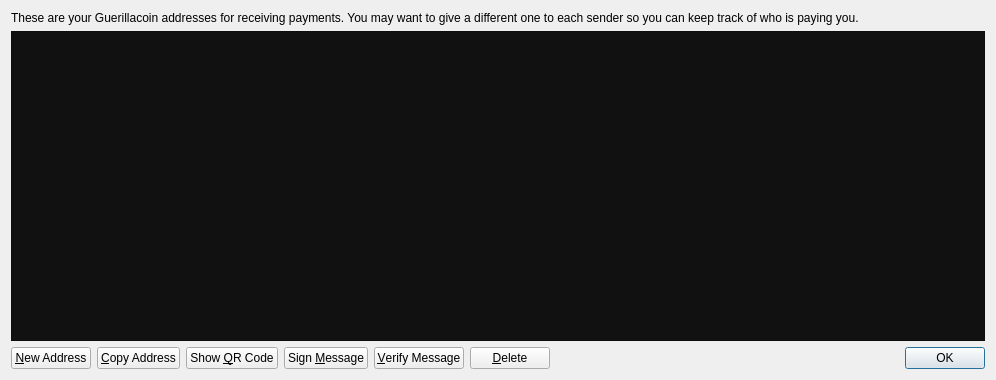
<?xml version="1.0" encoding="UTF-8"?>
<ui version="4.0">
 <class>AddressBookPage</class>
 <widget class="QWidget" name="AddressBookPage">
  <property name="geometry">
   <rect>
    <x>0</x>
    <y>0</y>
    <width>996</width>
    <height>380</height>
   </rect>
  </property>
  <property name="windowTitle">
   <string>Address Book</string>
  </property>
  <layout class="QVBoxLayout" name="verticalLayout">
   <item>
    <widget class="QLabel" name="labelExplanation">
     <property name="text">
      <string>These are your Guerillacoin addresses for receiving payments. You may want to give a different one to each sender so you can keep track of who is paying you.</string>
     </property>
     <property name="textFormat">
      <enum>Qt::PlainText</enum>
     </property>
     <property name="wordWrap">
      <bool>true</bool>
     </property>
    </widget>
   </item>
   <item>
    <widget class="QTableView" name="tableView">
     <property name="palette">
      <palette>
       <active>
        <colorrole role="WindowText">
         <brush brushstyle="SolidPattern">
          <color alpha="255">
           <red>255</red>
           <green>255</green>
           <blue>255</blue>
          </color>
         </brush>
        </colorrole>
        <colorrole role="Button">
         <brush brushstyle="SolidPattern">
          <color alpha="255">
           <red>17</red>
           <green>17</green>
           <blue>17</blue>
          </color>
         </brush>
        </colorrole>
        <colorrole role="Text">
         <brush brushstyle="SolidPattern">
          <color alpha="255">
           <red>255</red>
           <green>255</green>
           <blue>255</blue>
          </color>
         </brush>
        </colorrole>
        <colorrole role="ButtonText">
         <brush brushstyle="SolidPattern">
          <color alpha="255">
           <red>255</red>
           <green>255</green>
           <blue>255</blue>
          </color>
         </brush>
        </colorrole>
        <colorrole role="Base">
         <brush brushstyle="SolidPattern">
          <color alpha="255">
           <red>17</red>
           <green>17</green>
           <blue>17</blue>
          </color>
         </brush>
        </colorrole>
        <colorrole role="Window">
         <brush brushstyle="SolidPattern">
          <color alpha="255">
           <red>17</red>
           <green>17</green>
           <blue>17</blue>
          </color>
         </brush>
        </colorrole>
        <colorrole role="Highlight">
         <brush brushstyle="SolidPattern">
          <color alpha="255">
           <red>204</red>
           <green>160</green>
           <blue>0</blue>
          </color>
         </brush>
        </colorrole>
        <colorrole role="HighlightedText">
         <brush brushstyle="SolidPattern">
          <color alpha="255">
           <red>17</red>
           <green>17</green>
           <blue>17</blue>
          </color>
         </brush>
        </colorrole>
       </active>
       <inactive>
        <colorrole role="WindowText">
         <brush brushstyle="SolidPattern">
          <color alpha="255">
           <red>255</red>
           <green>255</green>
           <blue>255</blue>
          </color>
         </brush>
        </colorrole>
        <colorrole role="Button">
         <brush brushstyle="SolidPattern">
          <color alpha="255">
           <red>17</red>
           <green>17</green>
           <blue>17</blue>
          </color>
         </brush>
        </colorrole>
        <colorrole role="Text">
         <brush brushstyle="SolidPattern">
          <color alpha="255">
           <red>255</red>
           <green>255</green>
           <blue>255</blue>
          </color>
         </brush>
        </colorrole>
        <colorrole role="ButtonText">
         <brush brushstyle="SolidPattern">
          <color alpha="255">
           <red>255</red>
           <green>255</green>
           <blue>255</blue>
          </color>
         </brush>
        </colorrole>
        <colorrole role="Base">
         <brush brushstyle="SolidPattern">
          <color alpha="255">
           <red>17</red>
           <green>17</green>
           <blue>17</blue>
          </color>
         </brush>
        </colorrole>
        <colorrole role="Window">
         <brush brushstyle="SolidPattern">
          <color alpha="255">
           <red>17</red>
           <green>17</green>
           <blue>17</blue>
          </color>
         </brush>
        </colorrole>
        <colorrole role="Highlight">
         <brush brushstyle="SolidPattern">
          <color alpha="255">
           <red>204</red>
           <green>160</green>
           <blue>0</blue>
          </color>
         </brush>
        </colorrole>
        <colorrole role="HighlightedText">
         <brush brushstyle="SolidPattern">
          <color alpha="255">
           <red>17</red>
           <green>17</green>
           <blue>17</blue>
          </color>
         </brush>
        </colorrole>
       </inactive>
       <disabled>
        <colorrole role="WindowText">
         <brush brushstyle="SolidPattern">
          <color alpha="255">
           <red>255</red>
           <green>255</green>
           <blue>255</blue>
          </color>
         </brush>
        </colorrole>
        <colorrole role="Button">
         <brush brushstyle="SolidPattern">
          <color alpha="255">
           <red>17</red>
           <green>17</green>
           <blue>17</blue>
          </color>
         </brush>
        </colorrole>
        <colorrole role="Text">
         <brush brushstyle="SolidPattern">
          <color alpha="255">
           <red>255</red>
           <green>255</green>
           <blue>255</blue>
          </color>
         </brush>
        </colorrole>
        <colorrole role="ButtonText">
         <brush brushstyle="SolidPattern">
          <color alpha="255">
           <red>255</red>
           <green>255</green>
           <blue>255</blue>
          </color>
         </brush>
        </colorrole>
        <colorrole role="Base">
         <brush brushstyle="SolidPattern">
          <color alpha="255">
           <red>17</red>
           <green>17</green>
           <blue>17</blue>
          </color>
         </brush>
        </colorrole>
        <colorrole role="Window">
         <brush brushstyle="SolidPattern">
          <color alpha="255">
           <red>17</red>
           <green>17</green>
           <blue>17</blue>
          </color>
         </brush>
        </colorrole>
        <colorrole role="Highlight">
         <brush brushstyle="SolidPattern">
          <color alpha="255">
           <red>204</red>
           <green>160</green>
           <blue>0</blue>
          </color>
         </brush>
        </colorrole>
        <colorrole role="HighlightedText">
         <brush brushstyle="SolidPattern">
          <color alpha="255">
           <red>17</red>
           <green>17</green>
           <blue>17</blue>
          </color>
         </brush>
        </colorrole>
       </disabled>
      </palette>
     </property>
     <property name="contextMenuPolicy">
      <enum>Qt::CustomContextMenu</enum>
     </property>
     <property name="toolTip">
      <string>Double-click to edit address or label</string>
     </property>
     <property name="styleSheet">
      <string notr="true">
</string>
     </property>
     <property name="verticalScrollBarPolicy">
      <enum>Qt::ScrollBarAsNeeded</enum>
     </property>
     <property name="tabKeyNavigation">
      <bool>false</bool>
     </property>
     <property name="alternatingRowColors">
      <bool>true</bool>
     </property>
     <property name="selectionMode">
      <enum>QAbstractItemView::SingleSelection</enum>
     </property>
     <property name="selectionBehavior">
      <enum>QAbstractItemView::SelectRows</enum>
     </property>
     <property name="sortingEnabled">
      <bool>true</bool>
     </property>
     <attribute name="verticalHeaderVisible">
      <bool>false</bool>
     </attribute>
    </widget>
   </item>
   <item>
    <layout class="QHBoxLayout" name="horizontalLayout">
     <item>
      <widget class="QPushButton" name="newAddressButton">
       <property name="toolTip">
        <string>Create a new address</string>
       </property>
       <property name="text">
        <string>&amp;New Address</string>
       </property>
       <property name="icon">
        <iconset resource="../bitcoin.qrc">
         <normaloff>:/icons/add</normaloff>:/icons/add</iconset>
       </property>
      </widget>
     </item>
     <item>
      <widget class="QPushButton" name="copyToClipboard">
       <property name="toolTip">
        <string>Copy the currently selected address to the system clipboard</string>
       </property>
       <property name="text">
        <string>&amp;Copy Address</string>
       </property>
       <property name="icon">
        <iconset resource="../bitcoin.qrc">
         <normaloff>:/icons/editcopy</normaloff>:/icons/editcopy</iconset>
       </property>
      </widget>
     </item>
     <item>
      <widget class="QPushButton" name="showQRCode">
       <property name="text">
        <string>Show &amp;QR Code</string>
       </property>
       <property name="icon">
        <iconset resource="../bitcoin.qrc">
         <normaloff>:/icons/qrcode</normaloff>:/icons/qrcode</iconset>
       </property>
      </widget>
     </item>
     <item>
      <widget class="QPushButton" name="signMessage">
       <property name="toolTip">
        <string>Sign a message to prove you own a Guerillacoin address</string>
       </property>
       <property name="text">
        <string>Sign &amp;Message</string>
       </property>
       <property name="icon">
        <iconset resource="../bitcoin.qrc">
         <normaloff>:/icons/edit</normaloff>:/icons/edit</iconset>
       </property>
      </widget>
     </item>
     <item>
      <widget class="QPushButton" name="verifyMessage">
       <property name="toolTip">
        <string>Verify a message to ensure it was signed with a specified Guerillacoin address</string>
       </property>
       <property name="text">
        <string>&amp;Verify Message</string>
       </property>
       <property name="icon">
        <iconset resource="../bitcoin.qrc">
         <normaloff>:/icons/transaction_0</normaloff>:/icons/transaction_0</iconset>
       </property>
      </widget>
     </item>
     <item>
      <widget class="QPushButton" name="deleteButton">
       <property name="toolTip">
        <string>Delete the currently selected address from the list</string>
       </property>
       <property name="text">
        <string>&amp;Delete</string>
       </property>
       <property name="icon">
        <iconset resource="../bitcoin.qrc">
         <normaloff>:/icons/remove</normaloff>:/icons/remove</iconset>
       </property>
      </widget>
     </item>
     <item>
      <spacer name="horizontalSpacer">
       <property name="orientation">
        <enum>Qt::Horizontal</enum>
       </property>
       <property name="sizeHint" stdset="0">
        <size>
         <width>40</width>
         <height>20</height>
        </size>
       </property>
      </spacer>
     </item>
     <item>
      <widget class="QDialogButtonBox" name="buttonBox">
       <property name="sizePolicy">
        <sizepolicy hsizetype="Maximum" vsizetype="Fixed">
         <horstretch>0</horstretch>
         <verstretch>0</verstretch>
        </sizepolicy>
       </property>
       <property name="standardButtons">
        <set>QDialogButtonBox::Ok</set>
       </property>
      </widget>
     </item>
    </layout>
   </item>
  </layout>
 </widget>
 <resources>
  <include location="../bitcoin.qrc"/>
 </resources>
 <connections/>
</ui>
